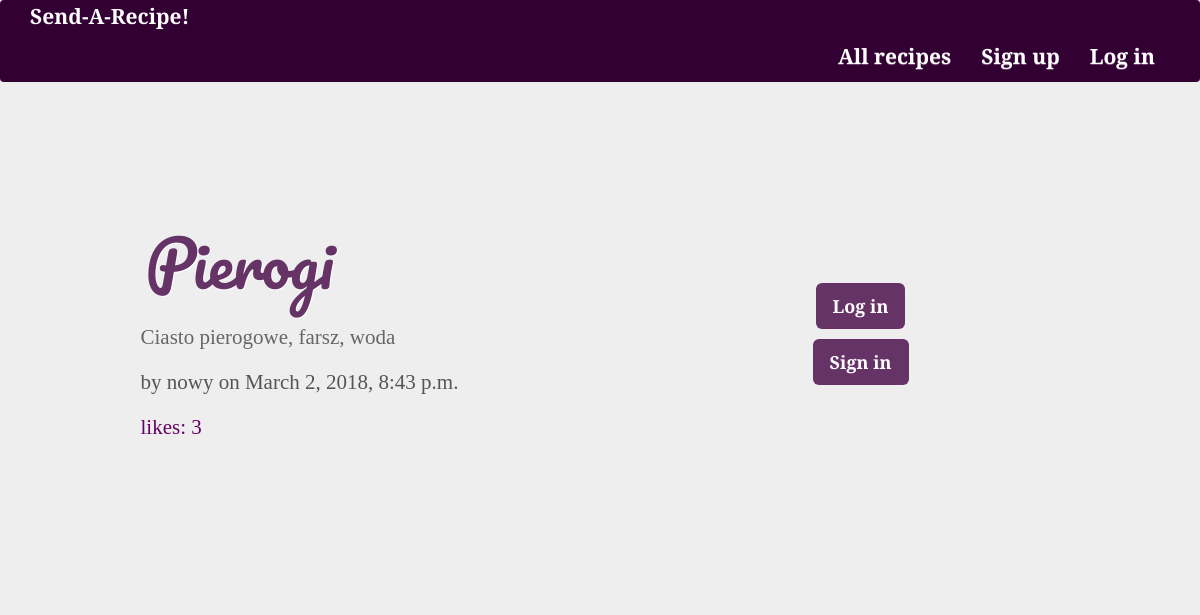
The app's page /posts/post/5 with its own data.
### posts/models.py (models this page shows, shortened)
class Post(models.Model):
	user = models.ForeignKey(User, related_name = "posts")
	title = models.CharField(max_length=56)
	content = models.TextField(unique=False)
	content_html = models.TextField(editable=True)
	created_at = models.DateTimeField(auto_now=True)
	points = models.IntegerField(default=1)
	class Meta:
		ordering = ['-points']

### posts/views.py (the view)
# urls.py: url(r'^post/(?P<pk>\d+)$', views.PostDetail.as_view(), name='post_detail'),
class PostDetail(DetailView):
	model = models.Post
	select_related = ["user"]

### posts/templates/posts/post_detail.html (shortened to what this page needs)
{% extends 'posts/post_base.html' %}
{% block post %}
	<div class="jumbotron">
		<div class="row post-detail">
			{% if user.is_authenticated %}
			<div class="post-content col-6-md col-12">
				<h2 class="page-title">{{post.title}}</h2>
				<p class="recipe-content">{{post.content}}</p>
				<p class="recipe-signature">by {{post.user}} on {{post.created_at}}
				</p>
			</div>
			<div class="post-content col-6-md col-12">
				{% if user != post.user %}
				<h3 class="voting-header">Vote:</h3>
				<a href="#" onClick="document.getElementById('upvote{{post.id}}').submit()"}>
					<span class="glyphicon glyphicon-triangle-top"></span>
				</a>
				{% endif %}
				<p class="result"> likes: {{post.points}}</p>
				{% if user != post.user %}
				<a href="#"  onClick="document.getElementById('downvote{{post.id}}').submit()">
					<span class="glyphicon glyphicon-triangle-bottom"></span>
				</a>
				{% endif %}
				{% else %}
				<div class="post-content col-6-md col-12">
					<h1 class="page-title">{{post.title}}</h1>
					<p class="recipe-content">{{post.content}}</p>
					<p class="recipe-signature">by {{post.user}} on {{post.created_at}}
					</p>
					<p class="result"> likes: {{post.points}} </p>
				</div >
				<div class="post-content col-6-md col-12">
					<a class="btn btn-lg intro-btn" href="{% url 'accounts:login' %}">Log in</a>
					<a class="btn btn-lg intro-btn" href="{% url 'accounts:signup' %}">Sign in</a>
				</div>
				{% endif %}
			</div>
		</div>
	</div>
{% endblock %}

### static/culinaryblog/css/main.css (style rules this page uses)
body { background-color: #ededed; }
.btn { font-family: 'Josefin Slab', serif; font-weight: bolder; }
.jumbotron h1 { color: #663366; }
.page-title { font-family: 'Pacifico', cursive; text-shadow: 1px 1px #fefefe; color: #663366; margin: 25px 5px; }
.post-detail { display: flex; justify-content: space-between; padding: 5%; }
.post-content { height: 90%; width: 48%; display: flex; flex-direction: column; }
.post-content:nth-of-type(2) { align-self: flex-start; align-items: center; padding-top: 70px; }
#signupForm .btn, #loginForm .btn, .intro-btn { background-color: #663366; color:#fefefe; }
.intro-btn { margin-left: 10px; }
.recipe-signature { font-family: 'Josefin Slab', serif; font-weight: bold; color: #555; }
.recipe-content { font-family: 'Josefin Slab', serif; font-weight: bolder; color: #666; }
.result { font-family: 'Josefin Slab', serif; font-weight: bolder; color: #660066; }
.intro-btn { margin-top: 10px; }

### records on screen
Post: title "Pierogi", content "Ciasto pierogowe, farsz, woda", user "nowy", created_at "March 2, 2018, 8:43 p.m.", points "3"
